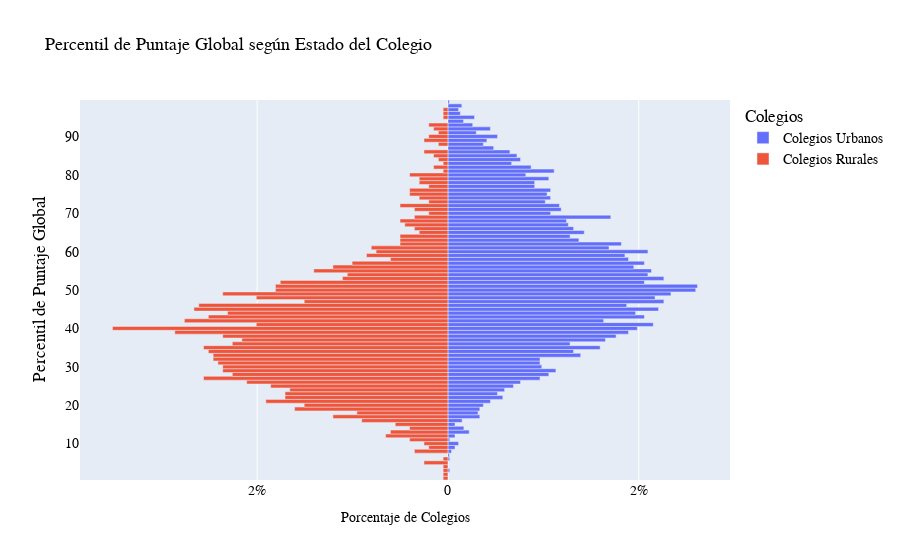

Here is the notebook cell this chart was saved with:
### Code cell
puntaje = pyramid_data['PERCENTIL_GLOBAL']
x_urbano = pyramid_data['urb_perc']
x_rural = pyramid_data['rur_perc'] * -1


# Creating instance of the figure
fig = gp.Figure()
  
# Adding cole_publico data to the figure
fig.add_trace(gp.Bar(y= puntaje, x = x_urbano, 
                     name = 'Colegios Urbanos', 
                     orientation = 'h'))
  
# Adding cole_privado data to the figure
fig.add_trace(gp.Bar(y = puntaje, x = x_rural,
                     name = 'Colegios Rurales', orientation = 'h'))
  
# Updating the layout for our graph
fig.update_layout(title = 'Percentil de Puntaje Global según Estado del Colegio',
                 title_font_size = 18, barmode = 'relative',
                 bargap = 0.0, bargroupgap = 0,
                 xaxis = dict(tickvals = [-10, -8, -6, -4, -2,
                                          0, 2, 4, 6, 8, 10],
                                
                              ticktext = ['10%', '8%', '6%', '4%', '2%', '0', 
                                          '2%', '4%', '6%', '8%', '10%'],
                                
                              title = 'Porcentaje de Colegios',
                              title_font_size = 14)
                 )

fig.update_layout(
    yaxis_title="Percentil de Puntaje Global",
    legend_title="Colegios",
    font=dict(
        family="Arial",
        size=14,
        color="Black")
)

fig.show()

### Figure 1 — Plotly figure (JSON) as saved in the notebook; plotly's stock layout.template omitted (floating-point values rounded to 4 significant figures)
{"data": [{"name": "Colegios Urbanos", "orientation": "h", "type": "bar", "x": [0, 0, 0.01855, 0, 0, 0.01855, 0.01855, 0.0371, 0.0742, 0.1113, 0.01855, 0.0742, 0.2226, 0.1669, 0.0742, 0.1484, 0.3339, 0.3153, 0.3339, 0.371, 0.4452, 0.575, 0.5194, 0.5936, 0.6863, 0.7605, 0.9646, 1.057, 1.132, 0.9831, 0.9646, 0.9646, 1.391, 1.317, 1.595, 1.28, 1.651, 1.762, 1.892, 1.985, 2.152, 1.632, 2.059, 1.966, 2.207, 1.873, 2.263, 2.17, 2.337, 2.597, 2.615, 2.059, 2.263, 2.096, 2.133, 1.948, 2.059, 1.892, 1.855, 2.096, 1.688, 1.818, 1.373, 1.28, 1.428, 1.317, 1.261, 1.243, 1.707, 1.076, 1.187, 1.169, 1.02, 1.076, 1.039, 1.076, 0.9089, 0.9089, 1.057, 0.8162, 1.113, 0.8718, 0.6678, 0.7605, 0.7234, 0.6492, 0.4823, 0.371, 0.4081, 0.5194, 0.2968, 0.4452, 0.2597, 0.1669, 0.2782, 0.1298, 0.1113, 0.1484, 0.01855], "y": [1, 2, 3, 4, 5, 6, 7, 8, 9, 10, 11, 12, 13, 14, 15, 16, 17, 18, 19, 20, 21, 22, 23, 24, 25, 26, 27, 28, 29, 30, 31, 32, 33, 34, 35, 36, 37, 38, 39, 40, 41, 42, 43, 44, 45, 46, 47, 48, 49, 50, 51, 52, 53, 54, 55, 56, 57, 58, 59, 60, 61, 62, 63, 64, 65, 66, 67, 68, 69, 70, 71, 72, 73, 74, 75, 76, 77, 78, 79, 80, 81, 82, 83, 84, 85, 86, 87, 88, 89, 90, 91, 92, 93, 94, 95, 96, 97, 98, 99]}, {"name": "Colegios Rurales", "orientation": "h", "type": "bar", "x": [-0.05023, -0.05023, -0.05023, -0.05023, -0.2511, -0.05023, 0, -0.3516, -0.2009, -0.2511, -0.4018, -0.6529, -0.6027, -0.4018, -0.5525, -0.9041, -1.205, -0.9543, -1.607, -1.507, -1.909, -1.708, -1.708, -1.657, -1.858, -2.109, -2.562, -2.26, -2.361, -2.361, -2.411, -2.461, -2.461, -2.511, -2.562, -2.26, -2.16, -2.361, -2.863, -3.516, -2.009, -2.762, -2.511, -2.31, -2.662, -2.612, -1.507, -2.009, -2.361, -1.808, -1.808, -1.758, -1.105, -1.055, -1.406, -1.205, -1.005, -0.6027, -0.8538, -0.7534, -0.8036, -0.5023, -0.5023, -0.5023, -0.3014, -0.3516, -0.452, -0.5023, -0.3516, -0.2009, -0.3516, -0.5023, -0.2009, -0.3014, -0.4018, -0.4018, -0.2009, -0.3014, -0.3014, -0.4018, -0.05023, -0.1507, -0.05023, -0.1005, -0.1507, -0.2511, 0, -0.1005, -0.2511, -0.2009, -0.1005, -0.1507, -0.2009, 0, -0.05023, -0.05023, -0.05023, 0, 0], "y": [1, 2, 3, 4, 5, 6, 7, 8, 9, 10, 11, 12, 13, 14, 15, 16, 17, 18, 19, 20, 21, 22, 23, 24, 25, 26, 27, 28, 29, 30, 31, 32, 33, 34, 35, 36, 37, 38, 39, 40, 41, 42, 43, 44, 45, 46, 47, 48, 49, 50, 51, 52, 53, 54, 55, 56, 57, 58, 59, 60, 61, 62, 63, 64, 65, 66, 67, 68, 69, 70, 71, 72, 73, 74, 75, 76, 77, 78, 79, 80, 81, 82, 83, 84, 85, 86, 87, 88, 89, 90, 91, 92, 93, 94, 95, 96, 97, 98, 99]}], "layout": {"bargap": 0, "bargroupgap": 0, "barmode": "relative", "font": {"color": "Black", "family": "Arial", "size": 14}, "legend": {"title": {"text": "Colegios"}}, "title": {"font": {"size": 18}, "text": "Percentil de Puntaje Global según Estado del Colegio"}, "xaxis": {"ticktext": ["10%", "8%", "6%", "4%", "2%", "0", "2%", "4%", "6%", "8%", "10%"], "tickvals": [-10, -8, -6, -4, -2, 0, 2, 4, 6, 8, 10], "title": {"font": {"size": 14}, "text": "Porcentaje de Colegios"}}, "yaxis": {"title": {"text": "Percentil de Puntaje Global"}}}}
